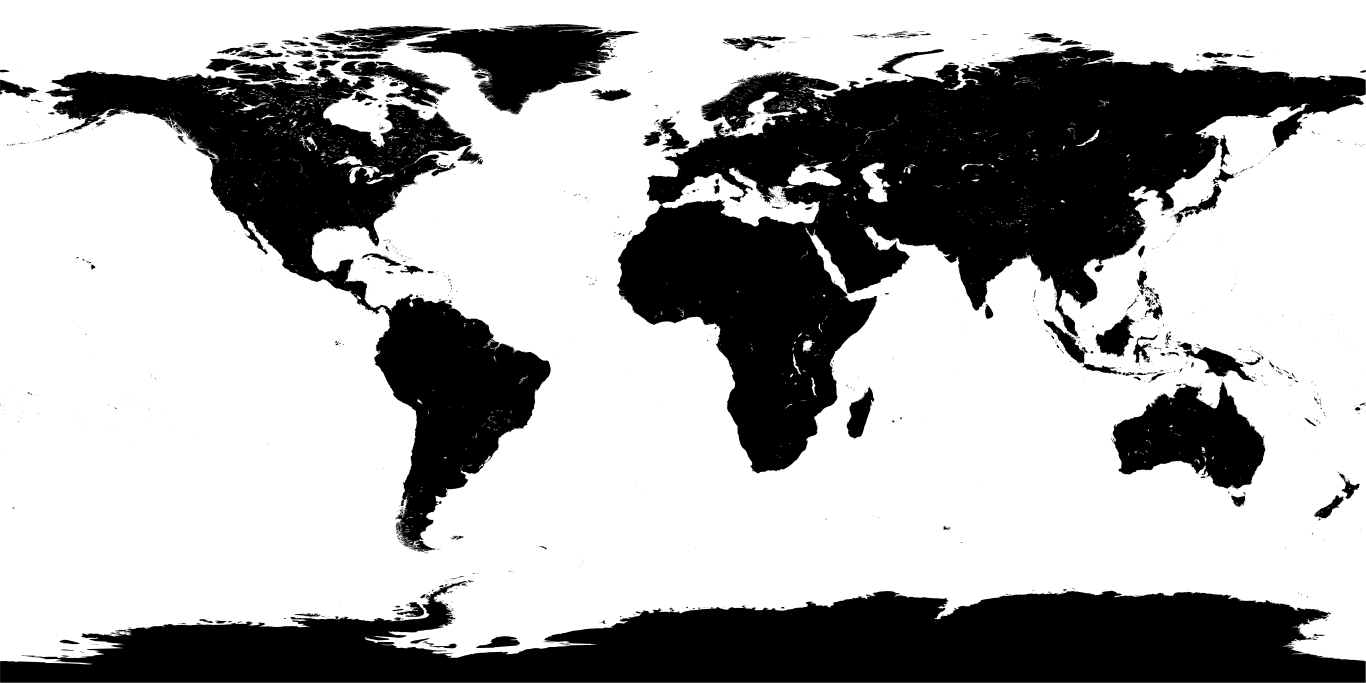
#> input picture scenes/8k_earth_specular_map.tif, 8192 x 4096 px, given in place of earth_daytime.jpg, which was not available (shown at 1/6 size)
$ python pack_textures.py
#> lines starting #> are read from the running program, lines starting #| are printed output that depends on the picture; pictures that were not available may be replaced by others from this repository, and a replacement may not be noted
import numpy as np
from PIL import Image
import struct


# Earth textures will be packed as
# daytime texture
# (uint32) width height (uint8) data*(width*height*3)
# night texture
# (uint32) width height (uint8) data*(width*height*3)
# cloud texture
# (uint32) width height (uint8) data*(width*height)


f = open("../dist/NTFC.tex", "wb")

print("3 textures left...")

im = Image.open("earth_daytime.jpg").transpose(Image.FLIP_TOP_BOTTOM)  # OpenGL origin bottom left
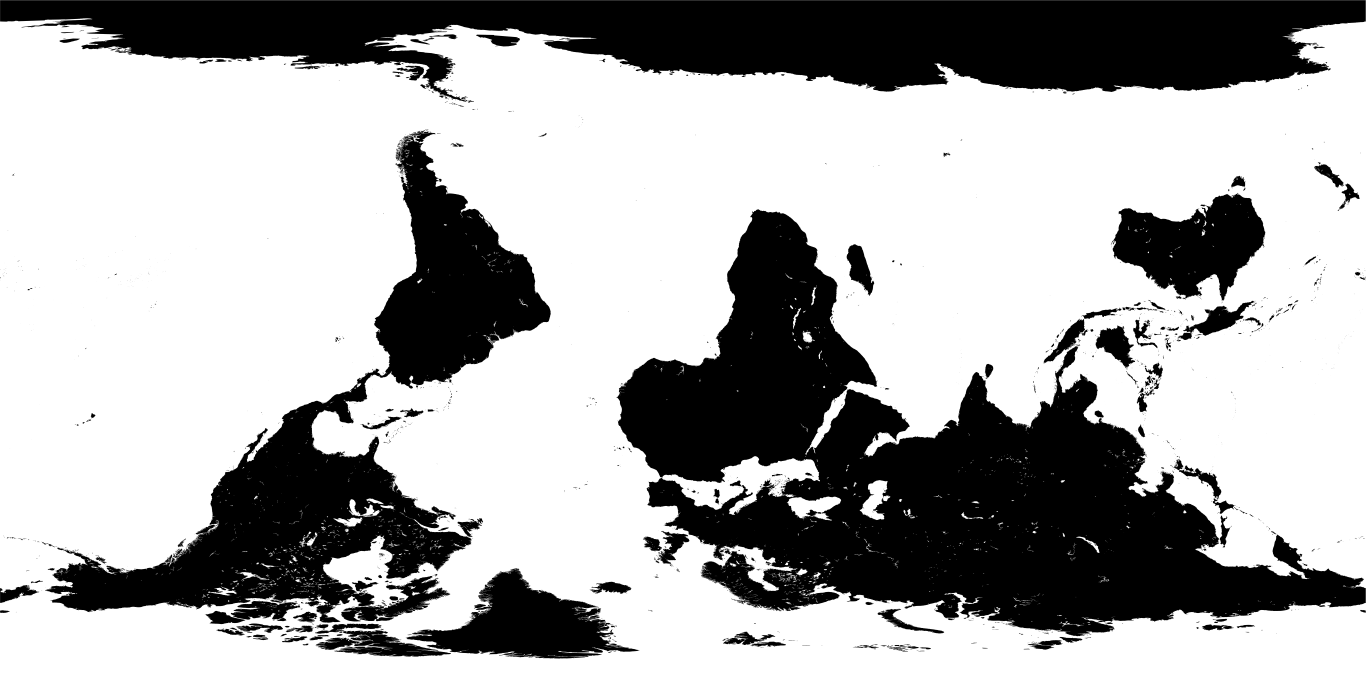
#> im: PIL image 8192x4096 RGB (shown at 1/6 size); min 0, max 255, mean 171.2
data = np.asarray(im, dtype=np.uint8)
f.write(struct.pack("2I", data.shape[1], data.shape[0]))
f.write(data.tobytes())
print(f'Texture earth_daytime in {data.shape[1]}x{data.shape[0]} with {data.shape[2]} channel(s) is written. 2 left')
#| Texture earth_daytime in 8192x4096 with 3 channel(s) is written. 2 left

im = Image.open("earth_night.jpg").transpose(Image.FLIP_TOP_BOTTOM)
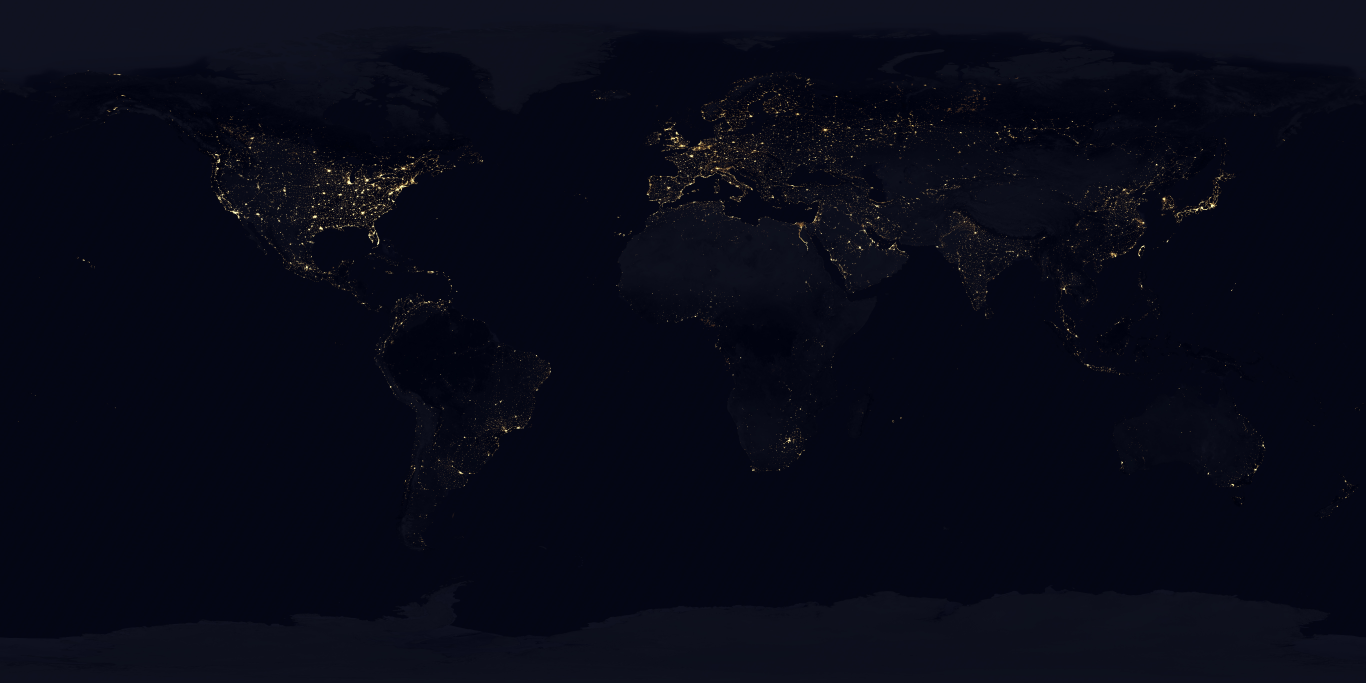
#> input picture scenes/earth_night.jpg, 8192 x 4096 px (shown at 1/6 size)
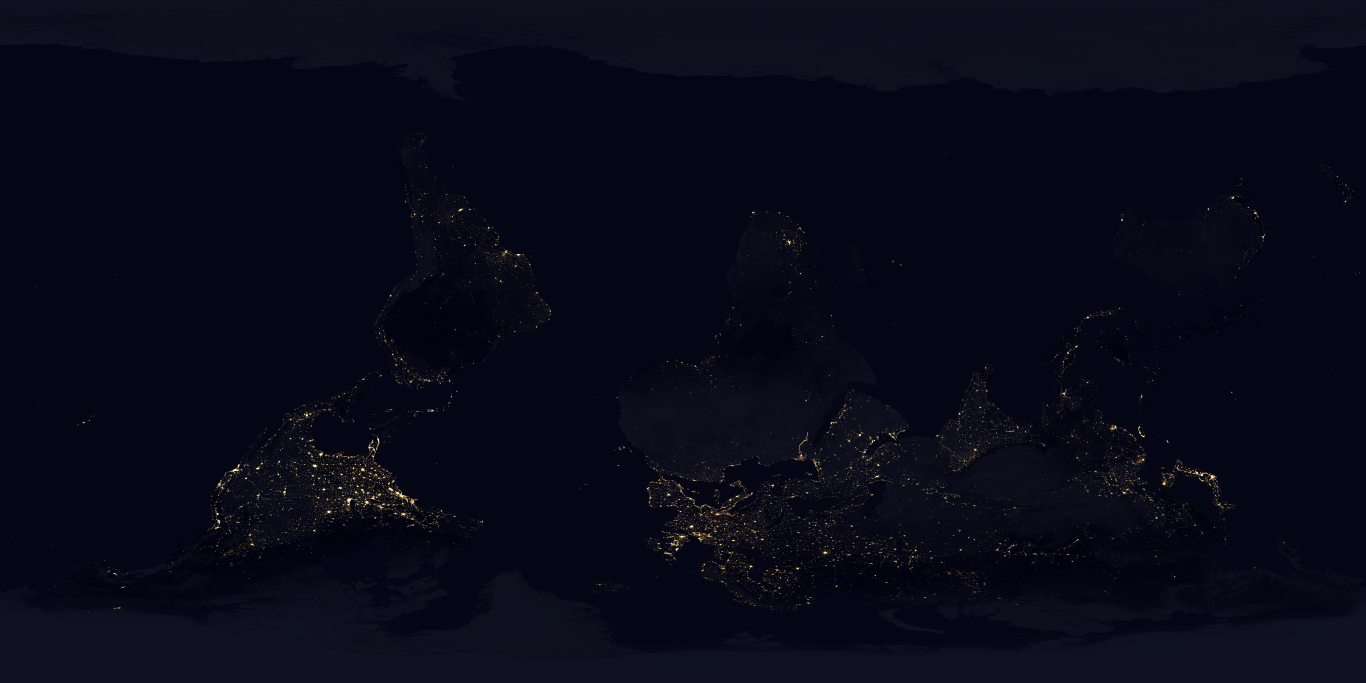
#> im: PIL image 8192x4096 RGB (shown at 1/6 size); mean R, G, B 7.6, 9.4, 22.8
data = np.asarray(im, dtype=np.uint8)
f.write(struct.pack("2I", data.shape[1], data.shape[0]))
#> (the run stopped early here; a loop or call above may not have finished)
